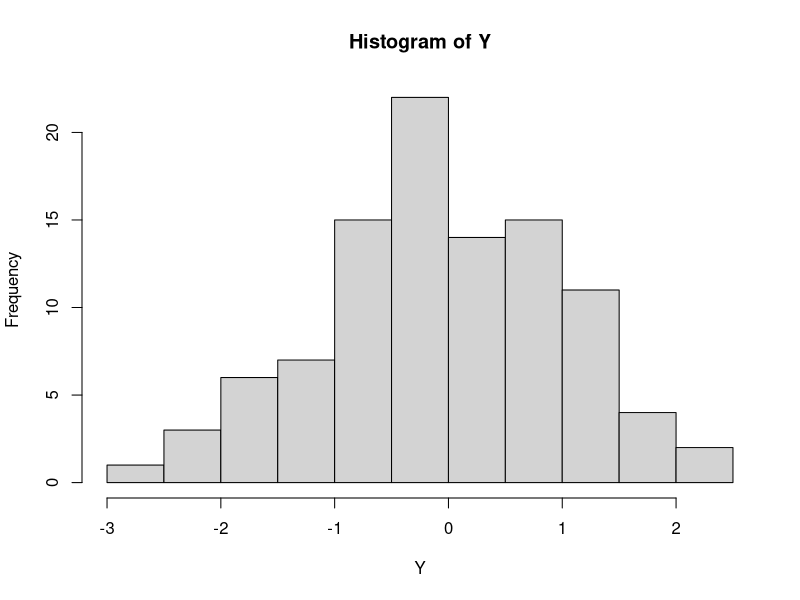

Write R code to recreate this figure.
## ---- chunk 1
# sample of size 100
Y<- rnorm( 100)
hist( Y)
